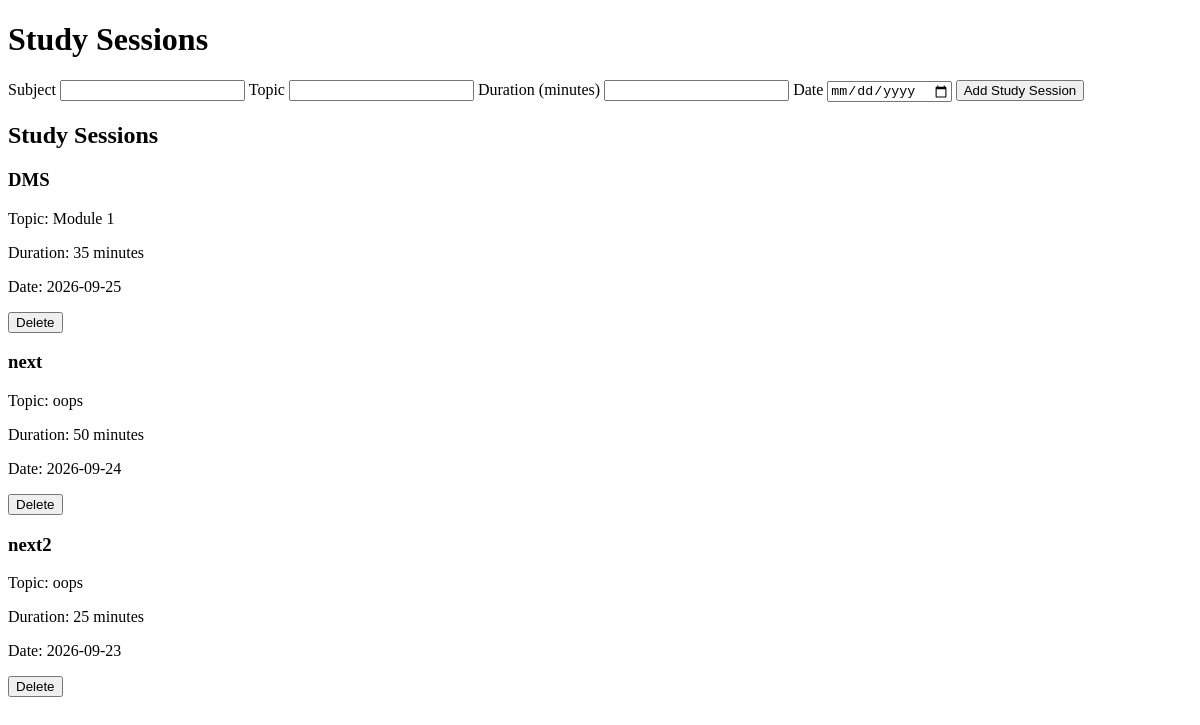
Before: /study-sessions with the older database file.
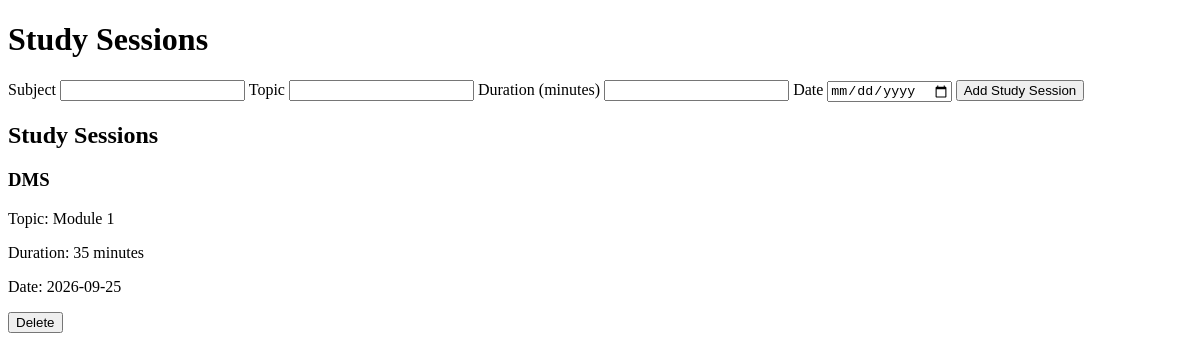
After: the same page with the newer database file.
### tables this page shows
CREATE TABLE study_sessions(
            id INTEGER PRIMARY KEY AUTOINCREMENT,
            subject TEXT,
            topic TEXT,
            duration INTEGER,
            date DATE
        );

### app.py (the view, shortened to what this page needs)
@app.route("/study-sessions", methods=["GET","POST"])
def study_sessions():
    connection = get_db()
    cursor = connection.cursor()
    cursor.execute("SELECT * FROM study_sessions")
    sessions = cursor.fetchall()
    connection.close()
    return render_template("study_sessions.html",sessions=sessions)

### app.py (called while the page is built)
def get_db():
    return sqlite3.connect("tracker.db")

### templates/study_sessions.html (shortened to what this page needs)
<!DOCTYPE html>
<html lang="en">
<head>
</head>
<body>
    <h1>Study Sessions</h1>
    <form method="POST">
        <label>Subject</label>
        <input type="text" name="subject" required>
        <label>Topic</label>
        <input type="text" name="topic" required>
        <label>Duration (minutes)</label>
        <input type="number" name="duration" min="1" required>
        <label>Date</label>
        <input type="date" name="date" required>
        <button type="submit">Add Study Session</button>
        <h2>Study Sessions</h2>
        {% for session in sessions %}
            <div>
                <h3>{{ session[1] }}</h3>
                <p>Topic: {{ session[2] }}</p>
                <p>Duration: {{ session[3] }} minutes</p>
                <p>Date: {{ session[4] }}</p>
            </div>
            <form method="POST" action="/delete-session/{{ session[0] }}">
                <button type="submit" onclick="return confirm('Are you sure you want to delete this study session?')">Delete</button>
            </form>
        {% endfor %}
</form>
</body>
</html>

Changed rows visible on the page:
removed study_sessions: subject "next", topic "oops", duration "50", date "2026-09-24"
removed study_sessions: subject "next2", topic "oops", duration "25", date "2026-09-23"
